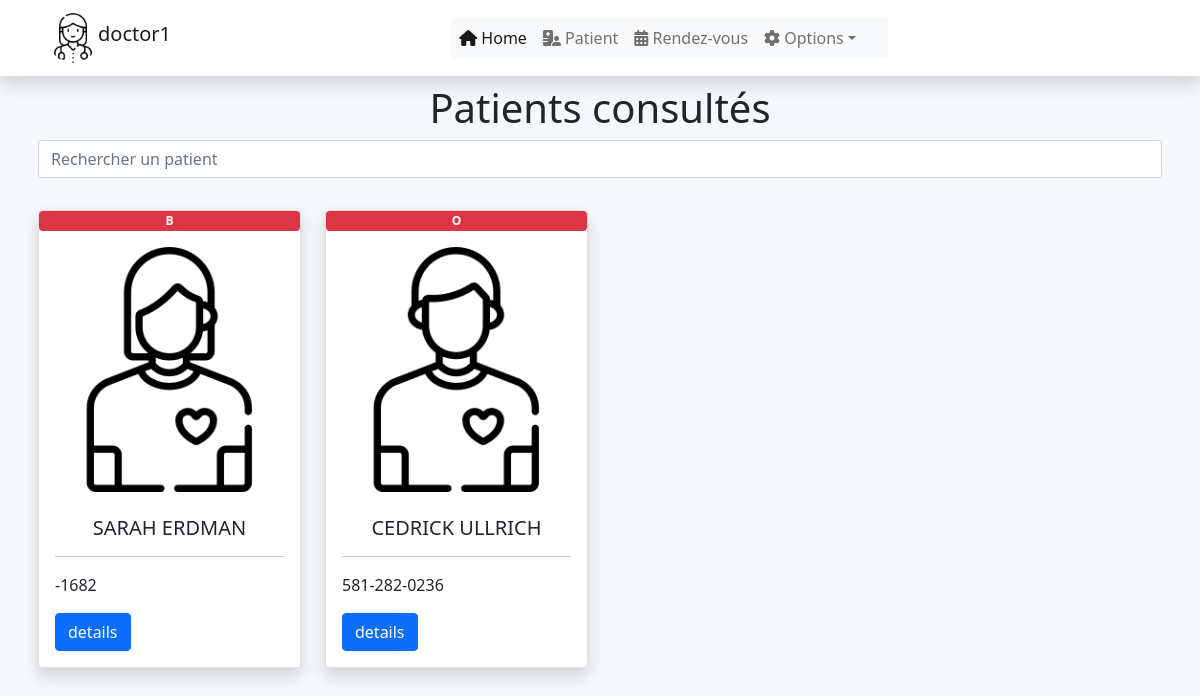
Page /doctors/user.php (signed in) on the committed database.
### tables this page shows
CREATE TABLE `doctors` (
  `id` int(11) NOT NULL,
  `first_name` varchar(100) NOT NULL,
  `last_name` varchar(255) NOT NULL,
  `birth` date DEFAULT NULL,
  `sexe` enum('Homme','Femme') NOT NULL,
  `fonction` varchar(255) DEFAULT NULL,
  `description` text NOT NULL,
  `experience` int(11) NOT NULL,
  `contact1` varchar(255) NOT NULL,
  `contact2` varchar(255) NOT NULL,
  `email` varchar(255) NOT NULL,
  `pseudo` varchar(100) NOT NULL,
  `password` varchar(255) DEFAULT '6d912e7c19ddbed26ddc00bb38dd72bc3a0fc71740f8efc86845890193cb435d' COMMENT 'good_doctor par défaut',
  `picture` text DEFAULT NULL,
  `code` varchar(100) DEFAULT 'healthplus22' COMMENT 'code d''accès',
  `created` datetime NOT NULL DEFAULT current_timestamp()
);

CREATE TABLE `users` (
  `id` int(11) NOT NULL,
  `first_name` varchar(100) NOT NULL,
  `last_name` varchar(255) NOT NULL,
  `birth` date NOT NULL,
  `contact` varchar(30) NOT NULL,
  `emergency_contact` varchar(30) NOT NULL,
  `email` varchar(255) DEFAULT NULL,
  `sexe` enum('Homme','Femme','Autre') NOT NULL,
  `weight` int(11) NOT NULL,
  `height` int(11) NOT NULL,
  `blood` enum('A','B','AB','O') NOT NULL,
  `allergy` text NOT NULL,
  `medical_background` text NOT NULL,
  `children` int(11) NOT NULL,
  `marital_status` enum('Célibataire','Mariée','Veuve','Divorcée') NOT NULL,
  `profession` varchar(255) NOT NULL,
  `pseudo` varchar(100) NOT NULL,
  `password` varchar(255) NOT NULL,
  `picture` text DEFAULT NULL,
  `created` datetime NOT NULL DEFAULT current_timestamp()
);

### includes/functions.php (called while the page is built, shortened)
<?php
function getAllUser()
{
    global $db;
    $data = [];
    $sql = "SELECT * FROM users";
    $results = $db->query($sql);
    if ($results->num_rows > 0) {
        while ($row = $results->fetch_assoc()) {
            $data[] = $row;
        }
    }
    return $data;
}
function getDoctorbyPseudo($pseudo)
{
    global $db;
    $sql = "SELECT * FROM doctors WHERE pseudo = '$pseudo'";
    $result = $db->query($sql);
    if ($result->num_rows > 0) {
        $data = $result->fetch_assoc();
        return $data;
    } else {
        return false;
    }
}

### doctors/includes/user_all.php (the view, shortened to what this page needs)
<h1 class="text-center">Patients consultés</h1>
<input type="search" class="form-control" name="search" id="live_search" placeholder="Rechercher un patient">
<div class="row" id="searchresult">
    <?php
    $users = getAllUser();
    if ($users) {
        foreach ($users as $user) {
    ?>
            <div class="col-md-6 col-lg-3" style="margin:2em 0;">
                <div class="card shadow">
                    <h3 class="badge round-pill bg-danger text-uppercase"><?php echo $user['blood']; ?></h3>
                    <div class="bg-image hover-overlay ripple p-2" data-mdb-ripple-color="light">
                        <img src="./../profiles/<?php echo $user['picture']; ?>" class="img-fluid" alt="<?php echo $user['first_name'] . "_" . $user['last_name']; ?>"/>
                    </div>
                    <div class="card-body">
                        <h5 class="card-title text-uppercase text-center"><?php echo $user['first_name'] . " " . $user['last_name']; ?></h5>
                        <hr>
                        <p class="card-text"><?php echo $user['contact'] ?></p>
                        <a href="?p_id=<?php echo $user['id'] ?>" class="btn btn-primary">details</a>
                    </div>
                </div>
            </div>
        <?php } ?>
    <?php } else { ?>
        <p class="h4 text-muted">Aucun patient consulté</p>
    <?php } ?>
</div>

### doctors/includes/doctor_navigation.php (shortened to what this page needs)
<nav class="navbar navbar-expand-lg bg-white navbar-light sticky-top px-4 px-lg-5 shadow">
    <a href="profil.php" class="navbar-brand d-flex align-items-center">
        <img class="rounded-circle" src="./../profiles/<?php echo $doctor['picture'] ?>" alt="<?php echo $doctor['pseudo'] ?>" width="50px">
        <h5><?php echo $doctor['pseudo']?></h5>
    </a>
    <div class="collapse navbar-collapse" id="navbarCollapse">
        <div class="navbar-nav mx-auto bg-light rounded pe-4 py-3 py-lg-0">
            <a href="./" class="nav-item nav-link active"><i class="fa fa-home"></i> Home</a>
            <a href="user.php" class="nav-item nav-link"><i class="fa fa-hospital-user"></i> Patient</a>
            <a href="rdv.php" class="nav-item nav-link"><i class="fa fa-calendar"></i> Rendez-vous</a>
            <div class="nav-item dropdown">
                <a href="#" class="nav-link dropdown-toggle" data-bs-toggle="dropdown"><i class="fa fa-cog"></i> Options</a>
            </div>
        </div>
    </div>
</nav>

### doctors/includes/header.php (style rules this page uses)
body { background-color: #f5f7fa; }

### rows in the picture
doctors: picture (picture), pseudo "doctor1"
users: blood "B", picture (picture), first_name "SARAH", last_name "ERDMAN", contact "-1682"
users: blood "O", picture (picture), first_name "CEDRICK", last_name "ULLRICH", contact "581-282-0236"
